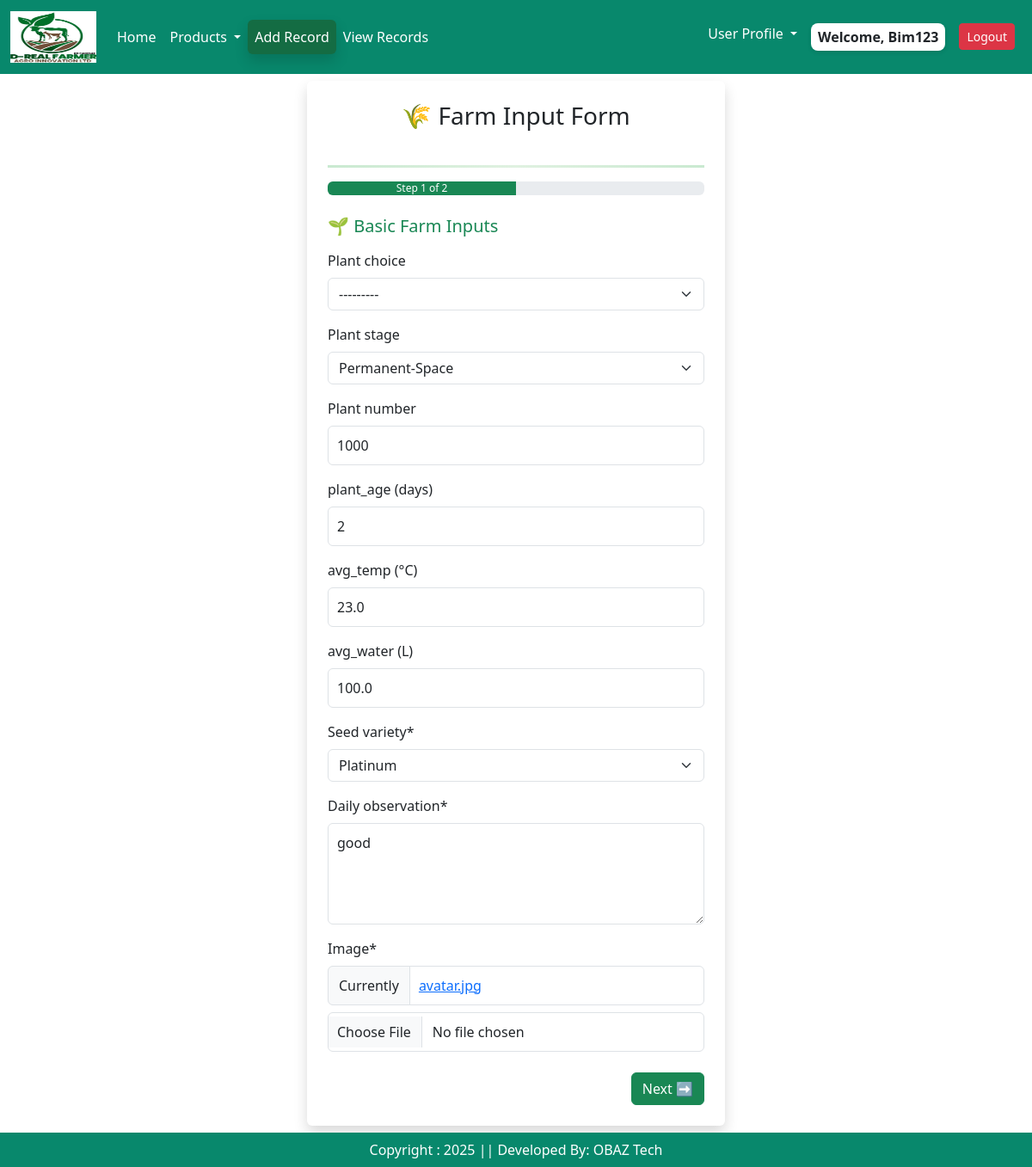
/farmrecords/edit/22 (signed in), run on the app's committed database.
### app/models.py (models this page shows, shortened)
class Farminputs(models.Model):
    user = models.ForeignKey(User, on_delete=models.CASCADE)
    plant_choice =  models.CharField(choices = plant_choices  , max_length = 12, null=True, blank=True)
    plant_stage =  models.CharField(choices = stage_choices , max_length = 2, null=True, blank=True)
    plant_number = models.IntegerField(default= 0,null=True, blank=True)
    plant_age =  models.IntegerField(default= 0,null=True, blank=True)
    cocopeat_name= models.CharField(choices = cocopeat_choices , max_length = 2, null=True, blank=True)
    cocopeat_weight = models.FloatField(default= 0, null=True, blank=True)
    avg_temp = models.FloatField(default= 0, null=True, blank=True)
    avg_water = models.FloatField(default= 0, null=True, blank=True)
    seed_variety = models.CharField(choices = seed_choices, max_length = 12)
    daily_observation = models.TextField( default = '')
    image = models.ImageField(default = 'avatar.jpg',  upload_to = 'Observation_Images')
    created_at = models.DateTimeField(auto_now_add=True)
    class Meta:
        verbose_name = "Farminput"
        verbose_name_plural = "Farminput"  # Prevents Django from adding "s"

### app/views.py (the view)
# urls.py: path('farmrecords/edit/<int:pk>', views.farmrecords_edit, name = "farmrecordsedit"),
@login_required(login_url = 'user_login')
def farmrecords_edit(request, pk):
    item = Farminputs.objects.get(id=pk)
    try:
        item_two = Farminputtwo.objects.get(FI=item)
    except Farminputtwo.DoesNotExist:
        item_two = None  # if it doesn't exist yet
    if request.method == 'POST':
        form = FarminputForm(request.POST,  request.FILES,instance=item)
        formtwo = FarminputtwoForm(request.POST, instance=item_two)
        if form.is_valid() and formtwo.is_valid():
            updated_item = form.save()
            updated_item_two = formtwo.save(commit=False)
            updated_item_two.FI = updated_item  # Link to Farminputs
            updated_item_two.save()
            updaterectified(item.id)
            messages.success(request, "✅ Record updated successfully.")
            return redirect('viewrecords')
    else:
        form = FarminputForm(instance=item)
        formtwo = FarminputtwoForm(instance=item_two)
    context = {
        'form': form,
        'formtwo': formtwo,
        'itemid':item.id
    }
    return render(request, 'edit_farminginput.html', context)

### app/forms.py (shortened to what this page needs)
class FarminputForm(forms.ModelForm):
    class Meta:
        model = Farminputs
        fields = ['plant_choice','plant_stage','plant_number','plant_age','cocopeat_name','cocopeat_weight',
                  'avg_temp','avg_water', 'seed_variety',
                  'daily_observation', 'image']
        widgets = {
            "daily_observation": forms.Textarea(attrs={"rows": 4}),  # 👈 make textarea taller
        }
        labels = {
            "plant_age":"plant_age (days)",
            "cocopeat_weight": "Cocopeat weight (kg)",  # 👈 adds (kg) to the field label
             "avg_temp": "avg_temp (°C)",
             "avg_water":"avg_water (L)",
        }
    def __init__(self, *args, **kwargs):
        super().__init__(*args, **kwargs)

class FarminputtwoForm(forms.ModelForm):
    class Meta:
        model = Farminputtwo
        fields = ['fungicide_name','avg_fungicide','insecticide_name','avg_insecticide','herbicide_name','avg_herbicide',
                  'micronutrient_name', 'avg_micronutrient','fertilizer_name',
                  'avg_fertilizer']
        labels = {
              "avg_fungicide":"avg_fungicide (L)",
              "avg_insecticide":"avg_insecticide (L)",
              "avg_micronutrient":"avg_micronutrient (L)",
              "avg_fertilizer":"avg_fertilizer (kg)",
              "avg_herbicide":"avg_herbicide (L)"
          }
    def __init__(self, *args, **kwargs):
        super().__init__(*args, **kwargs)

### app/templates/edit_farminginput.html (shortened to what this page needs)
{% extends 'base.html' %}
{% load static %}
{% load crispy_forms_tags %}
{% block main-content %}
<div class="container mt-2 mb-5">
  <div class="row justify-content-center">
    <div class="col-md-6 col-lg-5">
      <div class="card shadow border-0 p-4">
        <h3 class="text-center mb-4">🌾 Farm Input Form</h3>
        <hr class="gradient-double">
        <div class="progress mb-4">
          <div id="progress-bar" class="progress-bar bg-success" style="width: 50%;">
            Step 1 of 2
          </div>
        </div>
        <form method="POST" id="farmForm" enctype="multipart/form-data">
          <div class="form-step" id="step1">
            <h5 class="mb-3 text-success">🌱 Basic Farm Inputs</h5>
            {{ form|crispy }}
            <div class="d-flex justify-content-end mt-4">
              <button type="button" class="btn btn-success" id="nextBtn">Next ➡</button>
            </div>
          </div>
        </form>
      </div>
    </div>
  </div>
</div>
<br/><br/>
<br/><br/>
{% endblock main-content %}

### app/templates/base.html (shortened to what this page needs)
<!DOCTYPE html>
{% load static %}
<html lang="en">
<head>
    <link href = "https://cdn.jsdelivr.net/npm/bootstrap@5.3.3/dist/css/bootstrap.min.css" rel = "stylesheet"
    />
    <link href="https://cdn.jsdelivr.net/npm/bootstrap-icons/font/bootstrap-icons.css" rel="stylesheet"/>
    <link rel = "stylesheet" href = "{% static '/css/owl.carousel.min.css' %}" />
    <link rel = "stylesheet" href = "{% static '/css/all.min.css' %}" />
     <link rel = "stylesheet" href = "{% static '/css/style.css' %}" />
</head>
<body>
<div class = "row">
  <div class = "col-sm-12">
<nav class="navbar navbar-expand-lg" >
  <div class="container-fluid">
   <a class="navbar-brand" href="{% url 'home' %}"><img src = "{% static "/images/site_logo.png" %}" width = "100" height = "60"/></a>
{% if user.is_authenticated %}
    <div class="collapse navbar-collapse" id="navbarNavDropdown">
      <ul class="navbar-nav me-auto mb-2 mb-lg-0">
        <li class="nav-item">
          <a class="nav-link active" aria-current="page" href="#">Home</a>
        </li>
        <li class="nav-item dropdown">
          <a class="nav-link dropdown-toggle" href="#" role="button" data-bs-toggle="dropdown" aria-expanded="false">
            Products
          </a>
        </li>
           <li class="nav-item">
          <a class="nav-link active btn btn-success shadow" aria-current="page" href="{% url 'register' %}">Add Record</a>
        </li>
   <li class="nav-item">
          <a class="nav-link active" aria-current="page" href="{% url 'viewrecords' %}">View Records</a>
        </li>
      </ul>
      <ul class="navbar-nav ml-auto">
          {% if user.is_authenticated and user.is_staff and user.is_superuser %}
        <li class="nav-item dropdown">
          <a class="nav-link dropdown-toggle  text-dark" href="#" role="button" data-bs-toggle="dropdown" aria-expanded="false">
            Admin Profile
          </a>
          <ul class="dropdown-menu dropdown-menu-end shadow-sm rounded-3">
            <li><a class="dropdown-item" href="{% url 'staff_list' %}">Staff List</a></li>
             <li><a class="dropdown-item" href="{% url 'user_profile' %}">View Profile</a></li>
            <li><a class="dropdown-item" href="#">Spraying_Chart </a></li>
            {% comment %} <li><a class="dropdown-item" href="#">View Suggestions  </a></li> {% endcomment %}
            <li><a class="dropdown-item" href="{% url 'updatefarmrecordlist' %}">Update Farm Records </a></li>
          </ul>
        </li>
        {% else %}
        <li class="nav-item dropdown">
          <a class="nav-link dropdown-toggle  text-dark" href="#" role="button" data-bs-toggle="dropdown" aria-expanded="false">
            User Profile
          </a>
        </li>
        {% endif %}
         <li class="nav-item p-2">
       {% if request.user.is_authenticated %} <span class = "welcome-user text-dark text-capitalize px-2 py-1">  welcome, {{request.user}} {% endif %}</span>
        </li>
        <li class="nav-item p-2">
           <a href="{% url 'user_logout' %}" class="btn btn-danger btn-sm">Logout</a>
        </li>
</ul>
   {% endif %}
    </div>
  </div>
</nav>
</div>
{% block main-content %}{% endblock main-content %}
<footer class = "container-fluid fixed-bottom text-white text-center p-2 mt-5">
Copyright : 2025 || Developed By: OBAZ Tech
</footer>
</body>
</html>

### app/static/css/style.css (style rules this page uses)
.navbar { background-color: rgb(8, 136, 108) !important; }
.nav-link { color: white !important; }
footer { background-color: rgb(8, 136, 108) !important; }
.form-control { padding: 10px !important; }
.gradient-double { border: none; height: 4px; background: linear-gradient(to bottom, #333 33%, transparent 33%, transparent 66%, #333 66%); }
.welcome-user { background-color: #fff; border-radius: 8px; font-weight: 600; box-shadow: 0 2px 5px rgba(0, 0, 0, 0.1); display: inline-block; }
.gradient-double { height: 3px; background: linear-gradient(to right, #28a745, #81c784, #28a745); border: none; margin: 1rem 0; }

### data on the page
Farminputs: plant_choice "---------", plant_stage "Permanent-Space", plant_number "1000", plant_age "2", avg_temp "23.0", avg_water "100.0", seed_variety "Platinum", daily_observation "good"

### other printed values
{{ request.user }} "Bim123"
